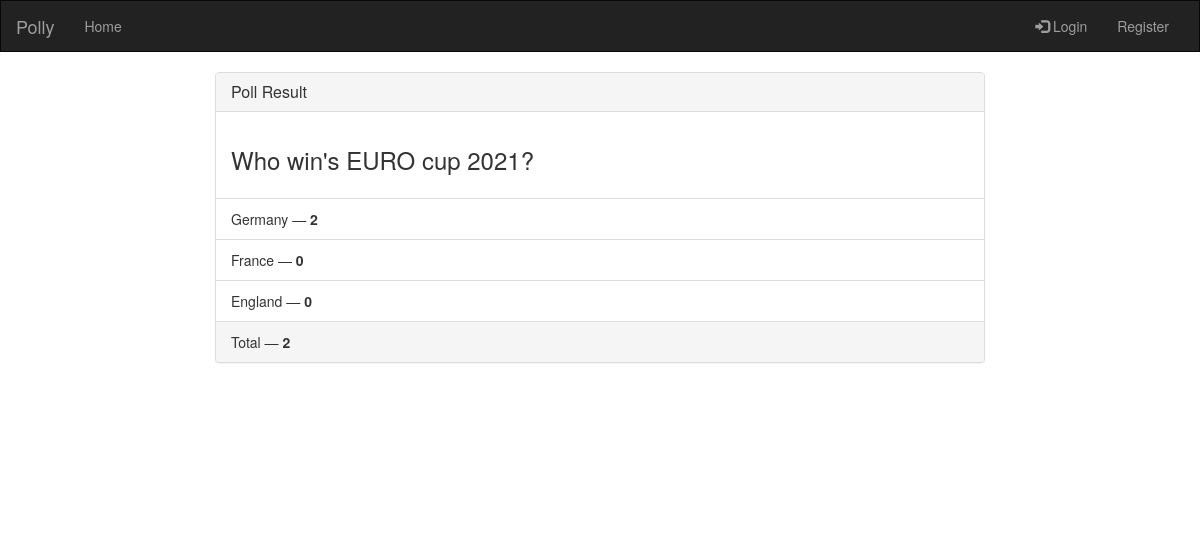
/result/8, run on the app's committed database.
### poll/models.py (models this page shows, shortened)
class Poll(models.Model):
    topic = models.TextField()
    option1 = models.CharField(max_length=60)
    option2 = models.CharField(max_length=60)
    option3 = models.CharField(max_length=60)
    option1_count = models.IntegerField(default=0)
    option2_count = models.IntegerField(default=0)
    option3_count = models.IntegerField(default=0)
    def total(self):
        return self.option1_count + self.option2_count + self.option3_count

### poll/views.py (the view)
# urls.py: path('result/<poll_id>', views.result, name='poll-result'),
def result(request, poll_id):
    poll = Poll.objects.get(pk=poll_id)
    context = {
        'poll': poll
    }
    return render(request, 'poll/result.html', context)

### poll/templates/poll/result.html (shortened to what this page needs)
{%  extends 'poll/base.html' %}
{% block content %}
	<div class="row">
    <div class="col-lg-8 col-lg-offset-2">
        <div class="panel panel-default">
            <div class="panel-heading">
                <h3 class="panel-title">Poll Result</h3>
            </div>
            <div class="panel-body">
                <h3>{{ poll.topic }}</h3>
            </div>
            <ul class="list-group">
                <li class="list-group-item">{{ poll.option1 }} &mdash; <strong>{{ poll.option1_count }}</strong></li>
                <li class="list-group-item">{{ poll.option2 }} &mdash; <strong>{{ poll.option2_count }}</strong></li>
                <li class="list-group-item">{{ poll.option3 }} &mdash; <strong>{{ poll.option3_count }}</strong></li>
            </ul>
            <div class="panel-footer">
                Total &mdash; <strong>{{ poll.total }}</strong>
            </div>
        </div>
    </div>
</div>
{% endblock content %}

### data on the page
Poll: topic "Who win's EURO cup 2021?", option1 "Germany", option1_count "2", option2 "France", option2_count "0", option3 "England", option3_count "0", total "2"
